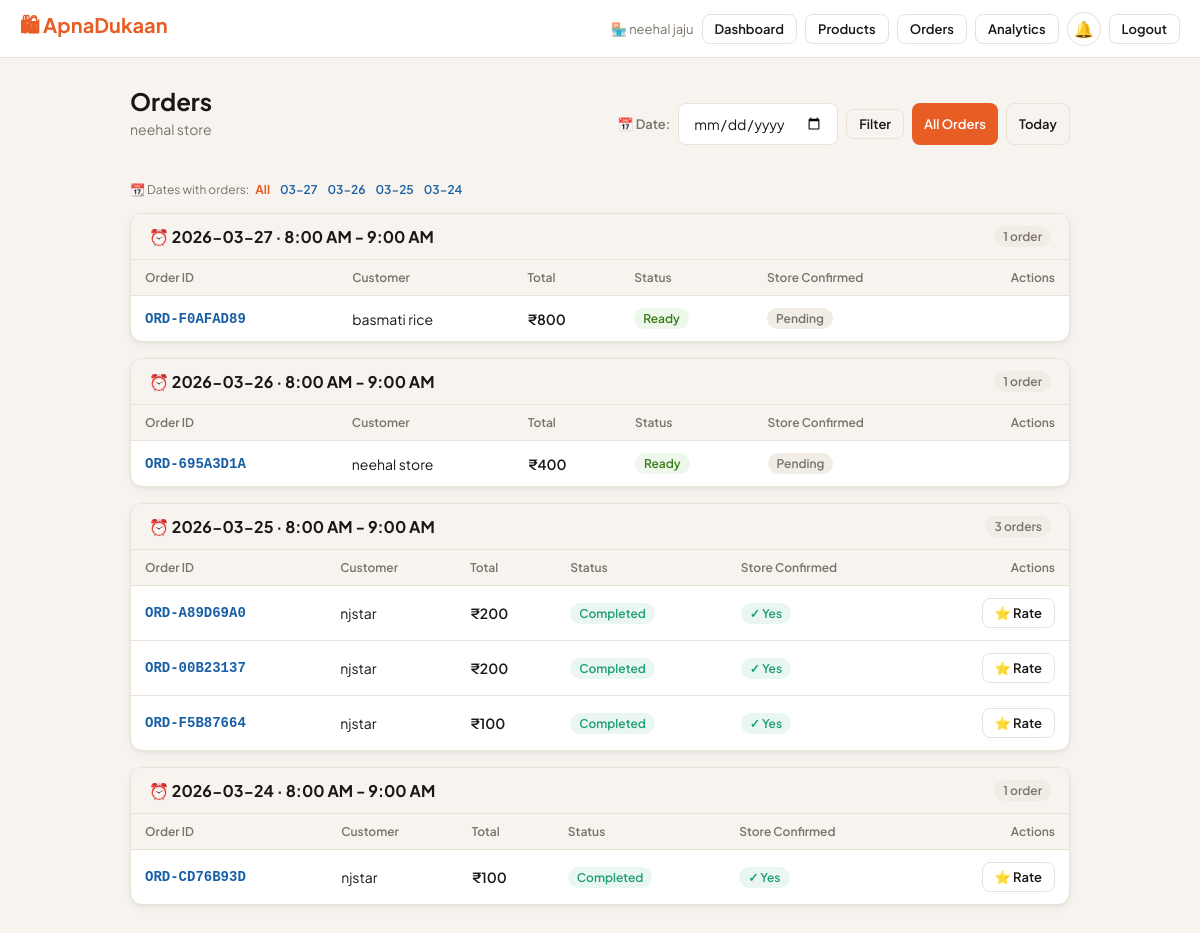
Screenshot of /owner/orders (signed in) with the database file from the repository.
### tables this page shows
CREATE TABLE stores(store_id TEXT PRIMARY KEY,owner_id TEXT NOT NULL,
  name TEXT NOT NULL,owner_name TEXT NOT NULL,address TEXT NOT NULL DEFAULT'',
  category TEXT NOT NULL DEFAULT'General',qr_code TEXT NOT NULL,
  points INTEGER NOT NULL DEFAULT 0,is_open INTEGER NOT NULL DEFAULT 1,
  is_approved INTEGER NOT NULL DEFAULT 1,
  description TEXT NOT NULL DEFAULT'',
  image_b64 TEXT,image_mime TEXT NOT NULL DEFAULT'image/jpeg',
  created_at TEXT NOT NULL DEFAULT(datetime('now')),
  FOREIGN KEY(owner_id) REFERENCES owners(owner_id));

CREATE TABLE orders(order_id TEXT PRIMARY KEY,customer_name TEXT NOT NULL,
  store_id TEXT NOT NULL,slot_id TEXT NOT NULL,
  pickup_date TEXT NOT NULL DEFAULT(date('now')),
  status TEXT NOT NULL DEFAULT'placed' CHECK(status IN
    ('placed','preparing','ready','visited','completed','no_show','failed')),
  total_amount REAL NOT NULL DEFAULT 0,customer_confirmed INTEGER NOT NULL DEFAULT 0,
  store_confirmed INTEGER NOT NULL DEFAULT 0,visit_verified INTEGER NOT NULL DEFAULT 0,
  placed_at TEXT NOT NULL DEFAULT(datetime('now')),completed_at TEXT,
  FOREIGN KEY(store_id) REFERENCES stores(store_id),
  FOREIGN KEY(slot_id) REFERENCES time_slots(slot_id));

### app.py (the view)
    @app.route("/owner/orders")
    @owner_required
    def owner_orders():
        sid=session["store_id"]; conn=get_db()
        store=conn.execute("SELECT * FROM stores WHERE store_id=?",(sid,)).fetchone()
        filter_date=request.args.get("date","")
        if filter_date:
            orders=conn.execute("""SELECT o.*,ts.label AS slot_label,ts.start_time,ts.end_time
                FROM orders o JOIN time_slots ts ON o.slot_id=ts.slot_id
                WHERE o.store_id=? AND o.pickup_date=?
                ORDER BY ts.start_time,o.placed_at DESC""", (sid,filter_date)).fetchall()
        else:
            orders=conn.execute("""SELECT o.*,ts.label AS slot_label,ts.start_time,ts.end_time
                FROM orders o JOIN time_slots ts ON o.slot_id=ts.slot_id
                WHERE o.store_id=?
                ORDER BY o.pickup_date DESC, ts.start_time, o.placed_at DESC""", (sid,)).fetchall()
        slots_map={}
        for o in orders:
            key = (f"{o['pickup_date']} · " if not filter_date else "") + o["slot_label"]
            slots_map.setdefault(key,[]).append(o)
        order_dates=[r[0] for r in conn.execute(
            "SELECT DISTINCT pickup_date FROM orders WHERE store_id=? ORDER BY pickup_date DESC LIMIT 30",(sid,)).fetchall()]
        cust_ratings={r["target_id"]:r["rating"] for r in conn.execute(
            "SELECT target_id,rating FROM reviews WHERE reviewer_type='owner' AND reviewer_id=?",(sid,)).fetchall()}
        return render_template("owner_orders.html",store=store,slots_map=slots_map,
                               filter_date=filter_date,order_dates=order_dates,customer_ratings=cust_ratings)

### app.py (called while the page is built)
def _register_db_hooks(app):
    @app.teardown_appcontext
    def close_db(exc=None):
        db = g.pop("db", None)
        if db: db.close()

def get_db():
    if "db" not in g:
        from flask import current_app
        g.db = sqlite3.connect(current_app.config["DB_PATH"], timeout=30, check_same_thread=False)
        g.db.row_factory = sqlite3.Row
        for pragma in ("PRAGMA journal_mode=WAL","PRAGMA busy_timeout=30000",
                       "PRAGMA synchronous=NORMAL","PRAGMA foreign_keys=ON"):
            g.db.execute(pragma)
    return g.db

def get_unread_count(recipient_type, recipient_id):
    try:
        r = get_db().execute(
            "SELECT COUNT(*) FROM notifications WHERE recipient_type=? AND recipient_id=? AND is_read=0",
            (recipient_type, recipient_id)).fetchone()
        return r[0] if r else 0
    except Exception:
        return 0

def owner_required(f):
    @wraps(f)
    def d(*a,**kw):
        if not session.get("owner_id"):
            flash("Please log in to access your store dashboard.","error")
            return redirect(url_for("owner_login"))
        return f(*a,**kw)
    return d

def _register_security_headers(app):
    @app.after_request
    def add_headers(response):
        h = response.headers
        h["X-Content-Type-Options"]="nosniff"; h["X-Frame-Options"]="SAMEORIGIN"
        h["X-XSS-Protection"]="1; mode=block"; h["Referrer-Policy"]="strict-origin-when-cross-origin"
        h["Permissions-Policy"]="geolocation=(),microphone=(),camera=()"
        if app.config.get("SESSION_COOKIE_SECURE"):
            h["Strict-Transport-Security"]="max-age=31536000; includeSubDomains"
        if request.path.startswith(("/owner/","/my-","/control-panel/")):
            h["Cache-Control"]="no-store,no-cache,must-revalidate,private"
        return response

### templates/owner_orders.html (shortened to what this page needs)
{% extends "base.html" %}
{% block content %}
<div style="display:flex;align-items:center;justify-content:space-between;margin-bottom:20px;flex-wrap:wrap;gap:12px;">
  <div>
    <h1 class="page-title">Orders</h1>
    <p class="page-subtitle">{{ store.name }}</p>
  </div>
  <div style="display:flex;gap:8px;flex-wrap:wrap;">
    <form method="GET" style="display:flex;gap:8px;align-items:center;">
      <label style="font-size:13px;font-weight:600;color:var(--muted);">📅 Date:</label>
      <input type="date" name="date" value="{{ filter_date }}" class="form-input" style="width:160px;">
      <button class="btn btn-outline btn-sm" type="submit">Filter</button>
    </form>
    <a href="/owner/orders" class="btn btn-primary btn-sm">All Orders</a>
    <a href="?date={{ today_date }}" class="btn btn-outline btn-sm">Today</a>
  </div>
</div>
{% if order_dates %}
<div style="font-size:12px;color:var(--muted);margin-bottom:16px;">
  📆 Dates with orders:
  <a href="/owner/orders" style="margin:0 4px;font-weight:700;color:{% if not filter_date %}var(--orange){% else %}var(--muted){% endif %};">All</a>
  {% for d in order_dates[:8] %}
  <a href="?date={{ d }}" style="margin:0 4px;font-weight:600;color:{% if d==filter_date %}var(--orange){% else %}var(--blue){% endif %};">{{ d[5:] }}</a>
  {% endfor %}
</div>
{% endif %}
{% for slot_label, orders in slots_map.items() %}
<div class="card" style="margin-bottom:16px;padding:0;overflow:hidden;">
  <div style="padding:12px 18px;background:var(--bg);border-bottom:1px solid var(--border);
              display:flex;align-items:center;justify-content:space-between;">
    <span style="font-weight:700;">⏰ {{ slot_label }}</span>
    <span class="badge badge-gray">{{ orders|length }} order{{ 's' if orders|length != 1 }}</span>
  </div>
  <table class="table">
    <thead>
      <tr>
        <th>Order ID</th>
        <th>Customer</th>
        <th>Total</th>
        <th>Status</th>
        <th>Store Confirmed</th>
        <th style="text-align:right;">Actions</th>
      </tr>
    </thead>
    <tbody>
      {% for o in orders %}
      <tr>
        <td style="font-family:monospace;font-weight:600;">
          <a href="/owner/order/{{ o.order_id }}" style="color:var(--blue);">{{ o.order_id }}</a>
        </td>
        <td>
          {{ o.customer_name }}
          {% set cr = customer_ratings.get(o.customer_name) %}
        </td>
        <td style="font-weight:600;">₹{{ "%.0f"|format(o.total_amount) }}</td>
        <td><span class="badge status-{{ o.status }}">{{ o.status|title }}</span></td>
        <td>
          {% if o.store_confirmed %}<span class="badge badge-green">✓ Yes</span>
          {% else %}<span class="badge badge-gray">Pending</span>{% endif %}
        </td>
        <td style="text-align:right;">
          <div style="display:flex;gap:6px;justify-content:flex-end;flex-wrap:wrap;">
            {% if o.status == 'completed' and not customer_ratings.get(o.customer_name) %}
            <button class="btn btn-sm btn-outline" onclick="openRateModal('{{ o.order_id }}','{{ o.customer_name }}')">⭐ Rate</button>
            {% endif %}
          </div>
        </td>
      </tr>
      {% endfor %}
    </tbody>
  </table>
</div>
{% endfor %}
{% endblock %}

### templates/base.html (shortened to what this page needs)
<!DOCTYPE html>
<html lang="en">
<head>
</head>
<body>
<nav class="nav">
  <a href="/" class="nav-brand">🛍 ApnaDukaan</a>
  <div class="nav-actions">
    {% if session.customer_name %}
      <span class="nav-user">👤 {{ session.customer_name }}</span>
      <a href="/my-orders" class="btn btn-outline btn-sm">My Orders</a>
      <a href="/my-points" class="btn btn-outline btn-sm">⭐ Points</a>
      <a href="/scan" class="btn btn-outline btn-sm">📷 Scan</a>
      {% if cart_count > 0 %}
        <span class="points-pill">🛒 {{ cart_count }} · ₹{{ cart_total }}</span>
      {% endif %}
      <a href="/notifications" class="notif-bell" title="Notifications">
        🔔{% if notif_count > 0 %}<span class="notif-dot">{{ notif_count if notif_count < 100 else '99+' }}</span>{% endif %}
      </a>
      <a href="/customer/logout" class="btn btn-outline btn-sm">Logout</a>
    {% elif session.owner_id %}
      <span class="nav-user">🏪 {{ owner_name }}</span>
      <a href="/owner/dashboard" class="btn btn-outline btn-sm">Dashboard</a>
      <a href="/owner/products" class="btn btn-outline btn-sm">Products</a>
      <a href="/owner/orders" class="btn btn-outline btn-sm">Orders</a>
      <a href="/owner/analytics" class="btn btn-outline btn-sm">Analytics</a>
      <a href="/owner/notifications" class="notif-bell" title="Notifications">
        🔔{% if notif_count > 0 %}<span class="notif-dot">{{ notif_count if notif_count < 100 else '99+' }}</span>{% endif %}
      </a>
      <a href="/owner/logout" class="btn btn-outline btn-sm">Logout</a>
    {% else %}
      <a href="/customer" class="btn btn-outline btn-sm">🛒 Customer</a>
      <a href="/owner/login" class="btn btn-outline btn-sm">🔐 Owner Login</a>
      <a href="/owner/register" class="btn btn-primary btn-sm">🏪 Register Store</a>
    {% endif %}
  </div>
</nav>
<div class="container">
  {% block content %}{% endblock %}
</div>
</body>
</html>

### templates/base.html (style rules this page uses)
:root { --bg:#F7F4EF;--card:#fff;--border:#E8E2D8;--text:#1A1714;--muted:#7A7368; --orange:#E85D24;--ol:#FEF0E9;--green:#1D9E75;--gl:#EAF7F1;--blue:#185FA5;--bl:#EBF3FC; --red:#D42B2B;--rl:#FEF0F0;--yellow:#CA8A04;--yl:#FEFCE8;--r:12px; --sh:0 1px 3px rgba(0,0,0,.06),0 4px 12px rgba(0,0,0,.04); }
* { box-sizing:border-box;margin:0;padding:0; }
body { font-family:'Plus Jakarta Sans',sans-serif;background:var(--bg);color:var(--text);min-height:100vh; }
a { color:inherit;text-decoration:none; }
.nav { background:var(--card);border-bottom:1px solid var(--border);padding:0 20px; display:flex;align-items:center;justify-content:space-between;height:58px;position:sticky;top:0;z-index:100; }
.nav-brand { font-size:20px;font-weight:700;color:var(--orange); }
.nav-actions { display:flex;align-items:center;gap:8px;flex-wrap:wrap; }
.nav-user { font-size:13px;color:var(--muted); }
.container { max-width:980px;margin:0 auto;padding:28px 20px; }
.page-title { font-size:24px;font-weight:700;margin-bottom:4px; }
.page-subtitle { font-size:14px;color:var(--muted);margin-bottom:24px; }
.card { background:var(--card);border:1px solid var(--border);border-radius:var(--r);padding:20px;box-shadow:var(--sh); }
.btn { display:inline-flex;align-items:center;gap:6px;padding:9px 18px;border-radius:8px; font-size:14px;font-weight:600;cursor:pointer;border:none;transition:all .15s;font-family:inherit; }
.btn-primary { background:var(--orange);color:#fff; }
.btn-outline { background:transparent;border:1.5px solid var(--border);color:var(--text); }
.btn-sm { padding:6px 12px;font-size:13px; }
.badge { display:inline-flex;align-items:center;gap:4px;font-size:12px;font-weight:600;padding:3px 9px;border-radius:20px; }
.badge-green { background:var(--gl);color:var(--green); }
.badge-gray { background:#F1EDE6;color:#7A7368; }
.status-ready { background:#EEF7EB;color:#3A7D1A; }
.status-completed { background:var(--gl);color:var(--green); }
.form-input,.form-select,.form-textarea { width:100%;padding:10px 14px;border:1.5px solid var(--border); border-radius:8px;font-size:14px;font-family:inherit;background:var(--card);color:var(--text);transition:border .15s; }
.table { width:100%;border-collapse:collapse;font-size:14px; }
.table th { text-align:left;padding:10px 14px;font-size:12px;font-weight:600;color:var(--muted); background:var(--bg);border-bottom:1px solid var(--border); }
.table td { padding:12px 14px;border-bottom:1px solid var(--border);vertical-align:middle; }
.table tr:last-child td { border-bottom:none; }
.notif-bell { position:relative;display:inline-flex;align-items:center;justify-content:center; width:34px;height:34px;border-radius:50%;border:1.5px solid var(--border); background:var(--card);cursor:pointer;font-size:16px;transition:all .15s; }

### rows the page displays
stores: owner_name "neehal jaju", name "neehal store"
orders: order_id "ORD-F0AFAD89", customer_name "basmati rice", total_amount "800", status "Ready", store_confirmed "Pending"
orders: order_id "ORD-695A3D1A", customer_name "neehal store", total_amount "400", status "Ready", store_confirmed "Pending"
orders: order_id "ORD-A89D69A0", customer_name "njstar", total_amount "200", status "Completed", store_confirmed "✓ Yes"
orders: order_id "ORD-00B23137", customer_name "njstar", total_amount "200", status "Completed", store_confirmed "✓ Yes"
orders: order_id "ORD-F5B87664", customer_name "njstar", total_amount "100", status "Completed", store_confirmed "✓ Yes"
orders: order_id "ORD-CD76B93D", customer_name "njstar", total_amount "100", status "Completed", store_confirmed "✓ Yes"

### other values shown
{{ d[5:] }} "03-27" "03-26" "03-25" "03-24"
{{ slot_label }} "2026-03-27 · 8:00 AM - 9:00 AM" "2026-03-26 · 8:00 AM - 9:00 AM" "2026-03-25 · 8:00 AM - 9:00 AM" "2026-03-24 · 8:00 AM - 9:00 AM"
{{ orders|length }} "1" "1" "3" "1"
{{ 's' if orders|length != 1 }} "s"
